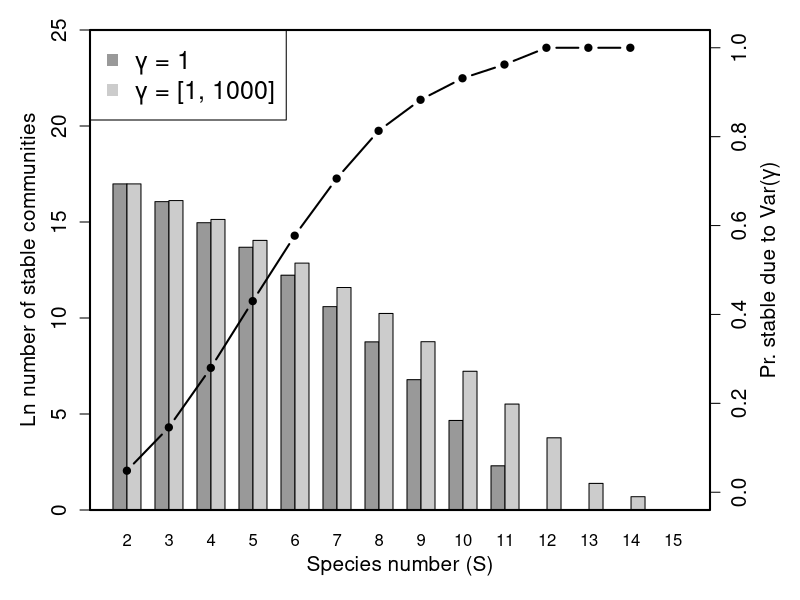
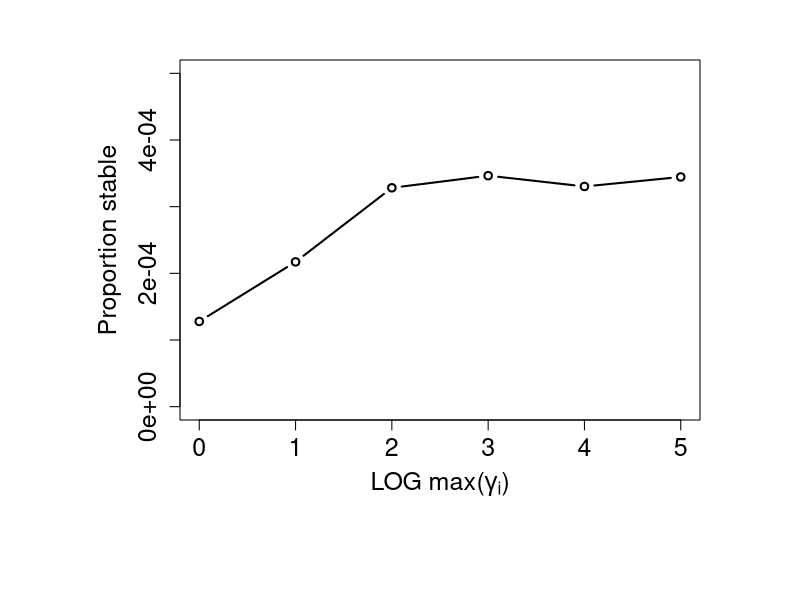
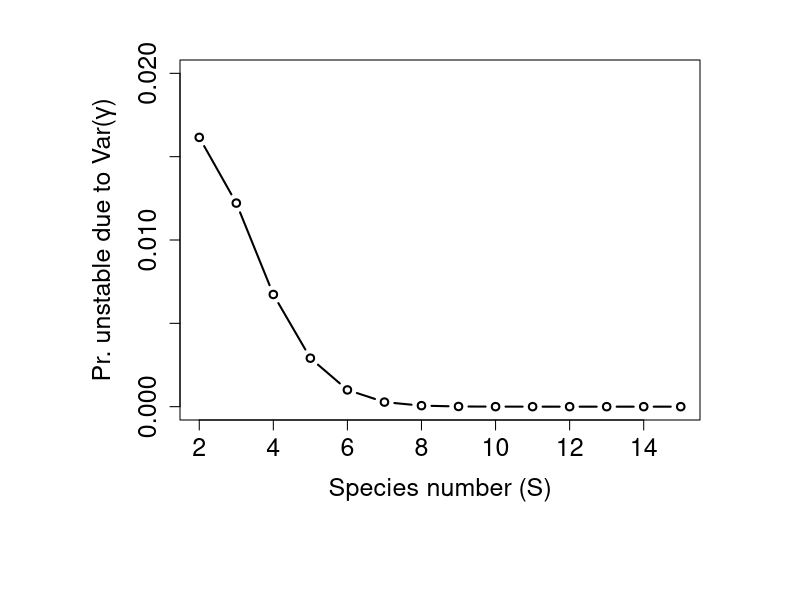

These charts were generated, in order, by the following R code:
## ---- chunk 1
library(knitr);
dat  <- read.table(file = "mat_dat.csv", header = TRUE, sep = ",");
dat  <- cbind(dat, (dat[,3] - dat[,5]) + dat[,4]);
rownames(dat) <- NULL;
colnames(dat) <- c("Species (S)", "Unstable", "Stable", "Stabilised", 
                   "Destabilised", "Stable ($\\ Var(\u03b3)$ )")
## ---- chunk 2
bar_dat                      <- t(cbind(dat[,3], dat[,6]));
log_bar_dat                  <- log(bar_dat);
log_bar_dat[log_bar_dat < 0] <- 0;
par(oma = c(4, 4, 1, 4), mar = c(0.5, 0.5, 0.5, 0.5), lwd = 1);
barplot(log_bar_dat, beside = TRUE, col = c("grey60", "grey80"),
        names.arg = dat[,1], ylim = c(0, 25), xlab = "Species number (S)",
        ylab = "Ln number of stable communities", cex.lab = 1.25, 
        cex.axis = 1.25, xlim = c(1, 42), cex.names = 1);
legend("topleft", c("\u03b3 = 1", "\u03b3 = [1, 1000]"), pch=15, 
       col=c("grey60","grey80"), cex = 1.5);
box(lwd = 2);
par(new = TRUE);
y1     <- dat[,4] / (dat[,3] + dat[,4]);
x1     <- seq(from = 2.315, length = 14, by = 0.95)
plot(x = x1, y = y1, xaxt = "n", yaxt = "n", lwd = 2, ylim = c(0, 1),
     xlab = "", ylab = "", type = "b", xlim = c(2, 15), pch = 20, cex = 1.25);
axis(side = 4, at = seq(from = 0, to = 1, by = 0.2), cex.axis = 1.25);
mtext(expression(paste("Species number (S)")), outer = TRUE, side = 1,
      line = 2, cex = 1.25);
mtext(expression(paste("Ln number of stable communities")), outer = TRUE, 
      side = 2, line = 2, cex = 1.25);
mtext(expression(paste("Pr. stable due to Var(",gamma,")")), outer = TRUE, 
      side = 4, line = 2.2, cex = 1.25);
## ---- chunk 3
mag_var <- read.table(file = "var_gen_mag.csv", header = TRUE, sep = ",");
stabi_3 <- mag_var[,3] / 10000000;
par(mar = c(5, 5, 2, 1));
plot(x = log10(mag_var[,1]), y = stabi_3, type = "b", lwd = 2, ylim = c(0, 0.0005),
     xlab = expression(paste("LOG max(",gamma[i],")")), ylab = "Proportion stable",
     cex.axis = 1.5, cex.lab = 1.5, lty = "solid");
## ---- chunk 4
par(mar = c(5, 5, 2, 1));
y1 <- dat[,5] / (dat[,2] + dat[,5]);
plot(x = dat[,1], y = y1, type = "b", lwd = 2, ylim = c(0, 0.02),
     xlab = "Species number (S)", 
     ylab = expression(paste("Pr. unstable due to Var(",gamma,")")),
     cex.axis = 1.5, cex.lab = 1.5, lty = "solid");
## ---- chunk 5
# Will add code here.
